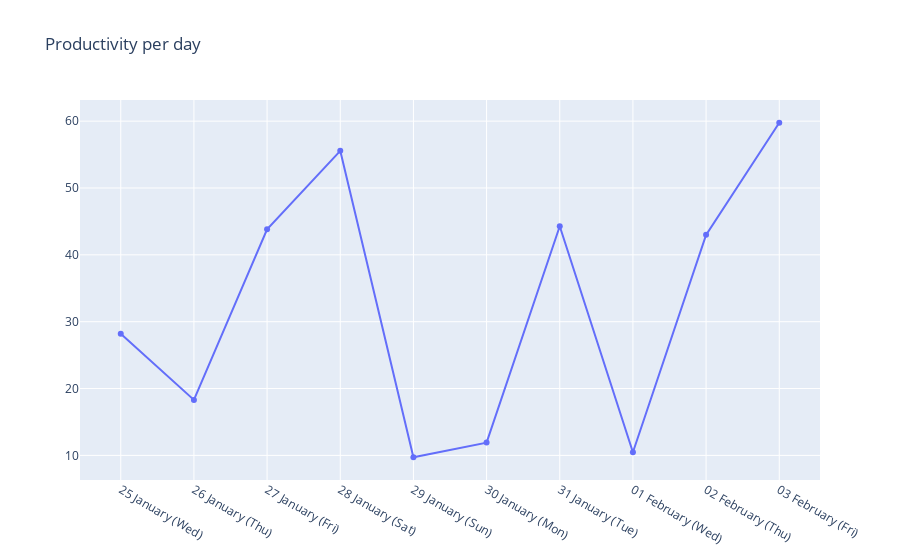

This figure's notebook cell:
### Code cell
# productivity per day - Line charts 
# create col productivity - if tag in ['code-work', 'code-personal','mail','Teams','read-pdf'] then 1 else 0
df['Productivity'] = df['Tag'].apply(lambda x: 1 if x in ['code-work', 'code-personal','mail','Teams','read-pdf'] else 0)
# get sum of percentage for all productivity tags for each day
df_ = df.groupby(['Day','Tag']).sum().reset_index()
# sum of productivity tags
df_ = df_[df_['Tag'].isin(['code-work', 'code-personal','mail','Teams','read-pdf'])].groupby(['Day']).sum().reset_index()

# plot the bar chart
fig = go.Figure(data=[go.Line(name='Percentage', x=df_['Day'], y=df_['Percentage'])])
# add x as day
fig.update_layout(xaxis_tickformat = '%d %B (%a)')
# show all x ticks
fig.update_xaxes(nticks=15)
# add title
fig.update_layout(title_text='Productivity per day')
# plot
fig.show()

### Figure 1 — Plotly figure (JSON) as saved in the notebook; plotly's stock layout.template omitted (floating-point values rounded to 4 significant figures)
{"data": [{"name": "Percentage", "type": "scatter", "x": ["2023-01-25T00:00:00", "2023-01-26T00:00:00", "2023-01-27T00:00:00", "2023-01-28T00:00:00", "2023-01-29T00:00:00", "2023-01-30T00:00:00", "2023-01-31T00:00:00", "2023-02-01T00:00:00", "2023-02-02T00:00:00", "2023-02-03T00:00:00"], "y": [28.21, 18.3, 43.81, 55.56, 9.72, 11.91, 44.27, 10.47, 42.99, 59.76]}], "layout": {"title": {"text": "Productivity per day"}, "xaxis": {"nticks": 15, "tickformat": "%d %B (%a)"}}}
